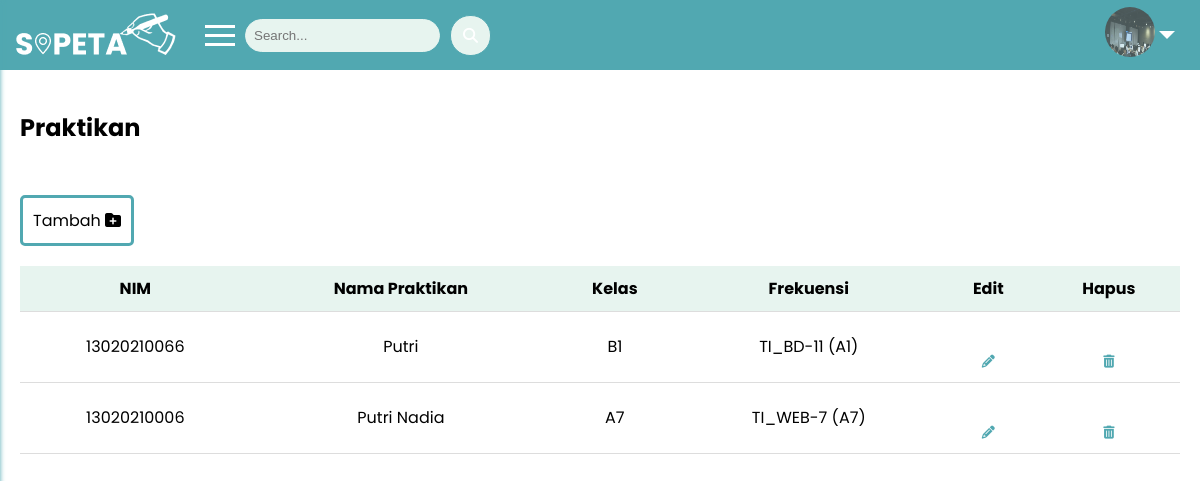
Page /public/praktikan (signed in) on the committed database.
### tables this page shows
CREATE TABLE `mst_praktikan` (
  `id_praktikan` int(11) NOT NULL,
  `nim_praktikan` varchar(11) NOT NULL,
  `nama_praktikan` varchar(50) NOT NULL,
  `jenis_kelamin` enum('Laki-laki','Perempuan') NOT NULL,
  `prodi` enum('Teknik Informatika','Sistem Informasi') NOT NULL,
  `email` varchar(50) NOT NULL,
  `no_hp` varchar(20) NOT NULL,
  `id_user` int(11) NOT NULL,
  `id_frekuensi` int(11) NOT NULL
);

CREATE TABLE `mst_dosen` (
  `id_dosen` int(11) NOT NULL,
  `nip_dosen` varchar(20) NOT NULL,
  `nama_dosen` varchar(50) NOT NULL,
  `id_matkul` int(11) NOT NULL,
  `kelas` char(5) NOT NULL
);

CREATE TABLE `trx_frekuensi` (
  `id_frekuensi` int(11) NOT NULL,
  `nama_frekuensi` varchar(15) NOT NULL,
  `id_dosen` int(11) NOT NULL,
  `id_asisten` int(11) NOT NULL
);

### app/controllers/Praktikan.php (called while the page is built, shortened)
<?php
class Praktikan extends Controller {
    public function index(){
        $data['judul'] = 'Praktikan';
        try {
        $data['praktikan'] = $this->model('Praktikan_model')->getAllPraktikan();
        } catch (\Throwable $th) {
            echo $th;
        }
        $this->view('praktikan/index', $data);
    }
}

### app/core/App.php (called while the page is built, shortened)
<?php
class App {
    protected $method = 'index';
    protected $params = [];
    public function __construct() {
        $this->controller = new $this->controller;
        call_user_func_array([$this->controller, $this->method], $this->params);
    }
}

### public/index.php (called while the page is built, shortened)
<?php
$app = new App;

### app/core/Database.php (called while the page is built, shortened)
<?php
class Database {
    private $host = DB_HOST;
    private $user = DB_USER;
    private $password = DB_PASS;
    private $dbname = DB_NAME;
    private $dbh;
    private $stmt;
    public function __construct(){
        $dsn = 'mysql:host=' . $this->host . ';dbname=' . $this->dbname;
        $option = [
            PDO::ATTR_PERSISTENT => true,
            PDO::ATTR_ERRMODE => PDO::ERRMODE_EXCEPTION
        ];
        try {
            $this->dbh = new PDO($dsn, $this->user, $this->password, $option);
        } catch (PDOException $e) {
            die($e->getMessage());
        }
    }
    public function query($query){
        $this->stmt = $this->dbh->prepare($query);
    }
    public function bind($param, $value, $type = null){
        if(is_null($type)){
            switch(true){
                case is_int($value) :
                    $type = PDO::PARAM_INT;
                    break;
            }
        }
        $this->stmt->bindValue($param, $value, $type);
    }
    public function execute(){
        $this->stmt->execute();
    }
    public function resultSet(){
        $this->execute();
        return $this->stmt->fetchAll(PDO::FETCH_ASSOC);
    }
    public function single(){
        $this->execute();
        return $this->stmt->fetch(PDO::FETCH_ASSOC);
    }
}

### app/models/Praktikan_model.php (called while the page is built, shortened)
<?php
class Praktikan_model {
    private $db;
    public function __construct(){
        $this->db = new Database;
    }
    public function getAllPraktikan(){
        try {
            $this->db->query('SELECT mst_praktikan.*, mst_user.*, trx_frekuensi.* FROM  mst_praktikan
            LEFT JOIN mst_user ON mst_praktikan.id_user = mst_user.id_user
            LEFT JOIN trx_frekuensi ON mst_praktikan.id_frekuensi = trx_frekuensi.id_frekuensi');
            return $this->db->resultSet();
        } catch (\Throwable $th) {
            echo 'Error: ' . $th->getMessage();
        }
    }
        public function getFrekuensiById($id_frekuensi) {
            try {
                $this->db->query("SELECT * FROM trx_frekuensi WHERE id_frekuensi = :id_frekuensi");
                $this->db->bind(':id_frekuensi', $id_frekuensi);
                return $this->db->single();
            } catch (\Throwable $th) {
                echo 'Error: ' . $th->getMessage();
            }
        }
        public function getKelasById($kelas) {
            $query = "SELECT kelas FROM mst_dosen WHERE id_dosen = :id_dosen";
            $this->db->query($query);
            $this->db->bind('id_dosen', $kelas);
            return $this->db->single();
        }
}

### app/views/praktikan/index.php (the view, shortened to what this page needs)
<div class="content">
    <h2>Praktikan</h2>
    <div class="crud-praktikan">
        <a href="#" class="crud tambah-crud" onclick="openTambahModal()">Tambah <i class="fa fa-folder-plus"></i></a>
    </div>
    <table>
        <thead>
            <tr>
                <th>NIM</th>
                <th>Nama Praktikan</th>
                <th>Kelas</th>
                <th>Frekuensi</th>
                <th>Edit</th>
                <th>Hapus</th>
            </tr>
        </thead>
        <tbody>
            <?php foreach ($data['praktikan'] as $praktikan): ?>
                <tr>
                    <td><?= $praktikan['nim_praktikan']; ?></td>
                    <td><?= $praktikan['nama_praktikan']; ?></td>
                    <td>
                        <?php
                        $dosen = $this->model('Praktikan_model')->getKelasById($praktikan['id_dosen']);
                        echo $dosen['kelas'];
                        ?>
                    </td>
                    <td>
                        <?php
                        $dosen = $this->model('Praktikan_model')->getFrekuensiById($praktikan['id_frekuensi']);
                        echo $dosen['nama_frekuensi'];
                        ?>
                    </td>
                    <td><a href="<?= BASEURL; ?>/praktikan/edit/<?= $frekuensi['id_praktikan']; ?>"><i class="fa fa-pencil"></i> </a></td>
                    <td><a href="<?= BASEURL; ?>/praktikan/hapus/<?= $frekuensi['id_praktikan']; ?>" onclick="return confirm('Anda yakin ingin menghapus?');"><i class="fa fa-trash-can"></i></a></td>
                </tr>
            <?php endforeach; ?>
        </tbody>
    </table>
</div>

### public/css/style.css (style rules this page uses)
body { font-family: poppins; margin: 0; padding: 0; }
a { color: #51A8B1; text-decoration: none; display: block; margin-top: 30px; font-size: 13px; }

### public/css/style2.css (style rules this page uses)
body { margin: 0; font-family: 'Poppins', sans-serif; }
.content { margin-left: 0; padding: 20px; }
.crud { display: inline-block; padding: 10px 10px; font-size: 16px; cursor: pointer; text-align: center; text-decoration: none; outline: none; color: #000000; background-color: #4caf4f00; border: 3px solid #51A8B1; border-radius: 5px; }
table { width: 100%; border-collapse: collapse; margin-top: 20px; }
th, td { padding: 10px; text-align: center; border-bottom: 1px solid #ddd; }
th { background-color: #E7F4EF; color: #000000; text-align: center; }

### rows in the picture
mst_praktikan: nim_praktikan "13020210066", nama_praktikan "Putri", mst_dosen.kelas "B1", id_frekuensi.nama_frekuensi "TI_BD-11 (A1)"
mst_praktikan: nim_praktikan "13020210006", nama_praktikan "Putri Nadia", mst_dosen.kelas "A7", id_frekuensi.nama_frekuensi "TI_WEB-7 (A7)"
